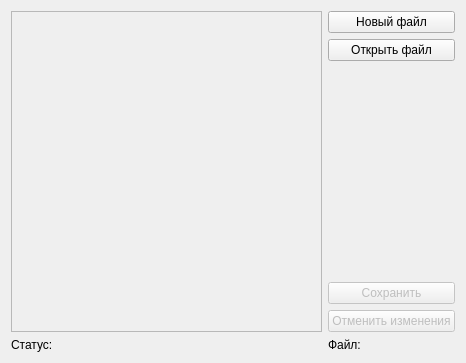
<?xml version="1.0" encoding="UTF-8"?>
<ui version="4.0">
 <class>InputData</class>
 <widget class="QWidget" name="InputData">
  <property name="geometry">
   <rect>
    <x>0</x>
    <y>0</y>
    <width>466</width>
    <height>363</height>
   </rect>
  </property>
  <property name="windowTitle">
   <string>Form</string>
  </property>
  <layout class="QGridLayout" name="gridLayout">
   <item row="0" column="2">
    <layout class="QVBoxLayout" name="verticalLayout">
     <item>
      <widget class="QPushButton" name="but_new_file">
       <property name="text">
        <string>Новый файл</string>
       </property>
      </widget>
     </item>
     <item>
      <widget class="QPushButton" name="but_open_file">
       <property name="text">
        <string>Открыть файл</string>
       </property>
      </widget>
     </item>
     <item>
      <spacer name="verticalSpacer">
       <property name="orientation">
        <enum>Qt::Orientation::Vertical</enum>
       </property>
       <property name="sizeHint" stdset="0">
        <size>
         <width>20</width>
         <height>40</height>
        </size>
       </property>
      </spacer>
     </item>
     <item>
      <widget class="QPushButton" name="but_save">
       <property name="enabled">
        <bool>false</bool>
       </property>
       <property name="text">
        <string>Сохранить</string>
       </property>
      </widget>
     </item>
     <item>
      <widget class="QPushButton" name="but_cancel">
       <property name="enabled">
        <bool>false</bool>
       </property>
       <property name="text">
        <string>Отменить изменения</string>
       </property>
      </widget>
     </item>
    </layout>
   </item>
   <item row="0" column="0">
    <widget class="QTextEdit" name="text_json">
     <property name="enabled">
      <bool>false</bool>
     </property>
    </widget>
   </item>
   <item row="1" column="0">
    <widget class="QLabel" name="lab_info">
     <property name="text">
      <string>Статус:</string>
     </property>
     <property name="wordWrap">
      <bool>true</bool>
     </property>
    </widget>
   </item>
   <item row="1" column="2">
    <widget class="QLabel" name="lab_filename">
     <property name="text">
      <string>Файл:</string>
     </property>
    </widget>
   </item>
  </layout>
 </widget>
 <resources/>
 <connections/>
</ui>
